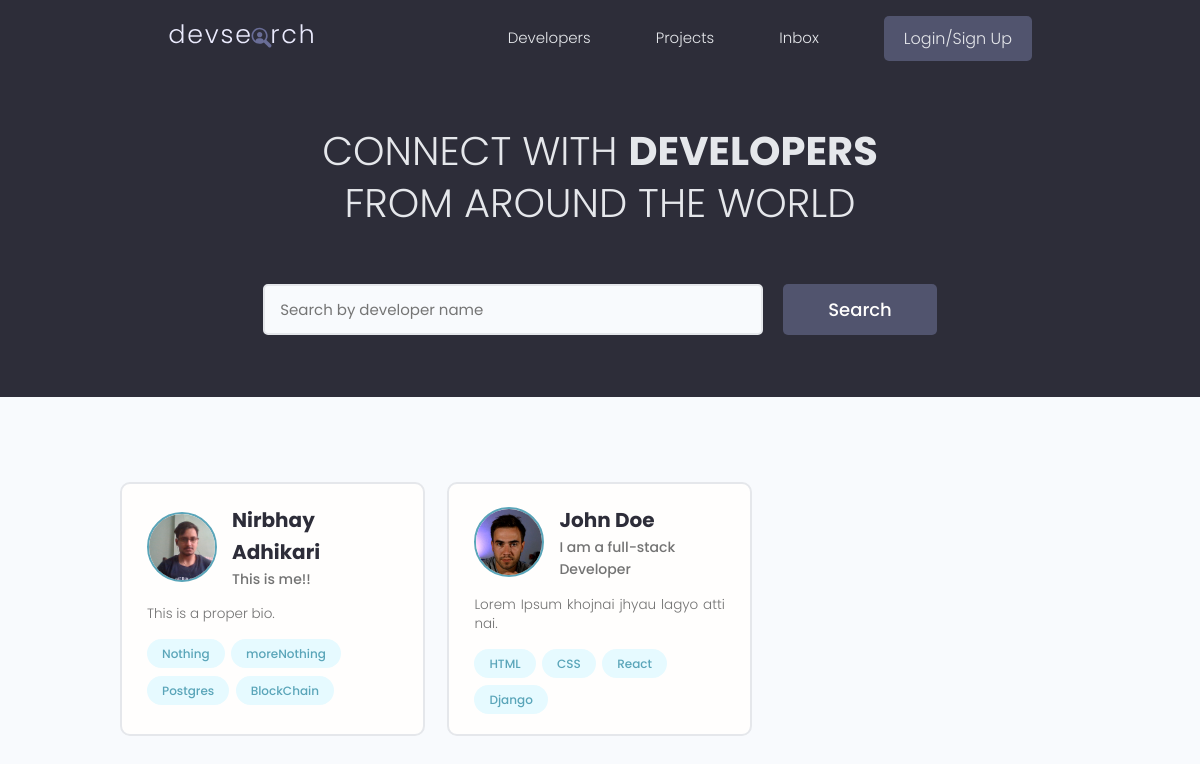
Before: / with the older database file.
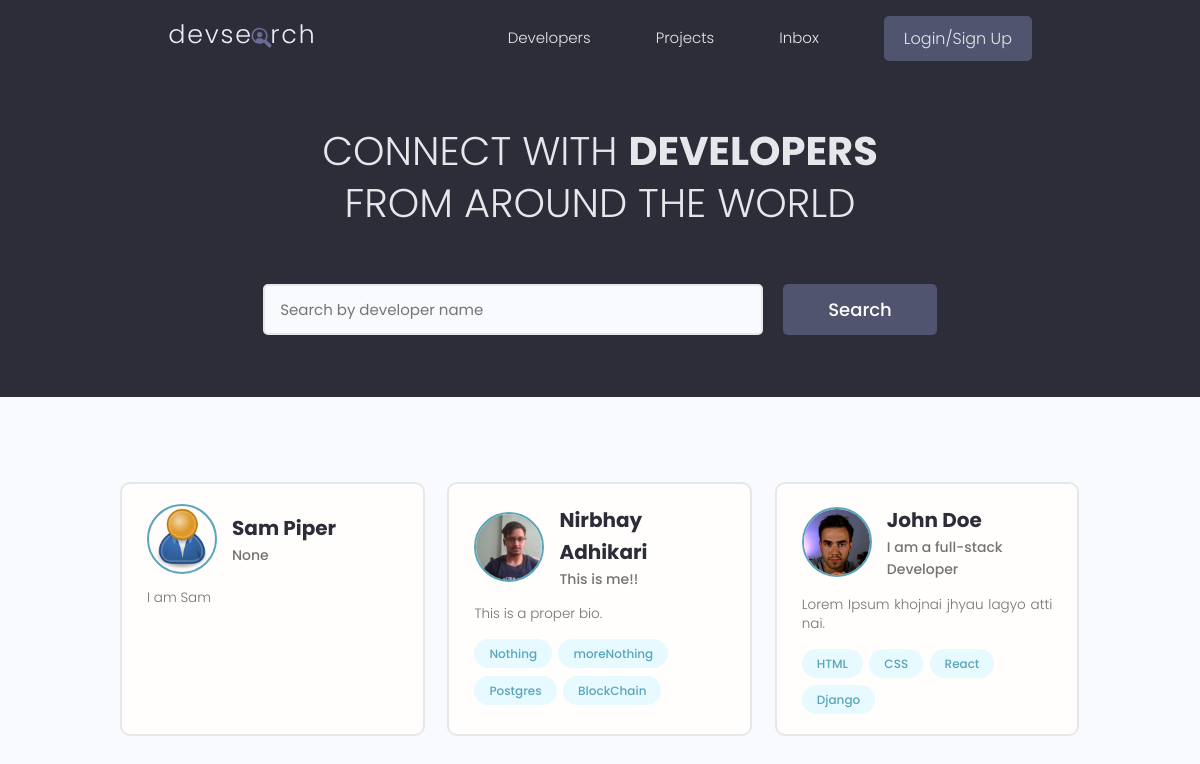
After: the same page with the newer database file.
### users/models.py (models this page shows, shortened)
class Profile(models.Model):
    user= models.OneToOneField(User, on_delete=models.CASCADE, null=True, blank=True)
    name= models.CharField(max_length=200, blank=True, null=True)
    email= models.EmailField(max_length=500, blank=True, null=True)
    username= models.CharField(max_length=200, blank=True, null=True)
    location= models.CharField(max_length=200, blank=True, null=True)
    short_intro=models.CharField(max_length=200, blank=True, null=True)
    bio=models.TextField(blank=True, null=True)
    profile_image=models.ImageField(null=True, blank=True, upload_to= 'profiles/', default='profiles/user-default.png')
    social_github= models.CharField(max_length=200, blank=True, null=True)
    social_twitter= models.CharField(max_length=200, blank=True, null=True)
    social_linkedin= models.CharField(max_length=200, blank=True, null=True)
    social_youtube= models.CharField(max_length=200, blank=True, null=True)
    social_website= models.CharField(max_length=200, blank=True, null=True)
    created= models.DateTimeField(auto_now_add=True)
    id= models.UUIDField(default=uuid.uuid4, unique=True, primary_key=True, editable=False)

class Skill(models.Model):
    owner= models.ForeignKey(Profile, on_delete=models.CASCADE, null=True)
    name= models.CharField(max_length=200, blank=True, null=True)
    description= models.TextField(null=True, blank=True)
    created= models.DateTimeField(auto_now_add=True)
    id= models.UUIDField(default=uuid.uuid4, unique=True, primary_key=True, editable=False)
    def __str__(self):
        return str(self.name)

### users/views.py (the view)
# urls.py: path('', views.profiles, name='profiles'),
def profiles(request):
    profiles, search_query= searchProfiles(request)
    custom_range, profiles= paginateProfiles(request, profiles, 3)
    context={'profiles': profiles, 'search_query':search_query, 'custom_range': custom_range}
    return render(request, 'users/profiles.html', context)

### users/utils.py (called while the page is built)
def paginateProfiles(request, profiles, results):
    page= request.GET.get('page')
    paginator= Paginator(profiles, results)
    try:
        profiles= paginator.page(page)
    except PageNotAnInteger:
        page=1
        profiles= paginator.page(page)
    except EmptyPage:
        page=paginator.num_pages
        profiles= paginator.page(page)
    leftIndex=(int(page)-4)
    if leftIndex<1:
        leftIndex=1
    rightIndex= (int(page) + 5)
    if rightIndex > paginator.num_pages:
        rightIndex = paginator.num_pages + 1
    custom_range=range(leftIndex, rightIndex)
    return custom_range, profiles

def searchProfiles(request):
    search_query=''
    if request.GET.get('search_query'):
        search_query = request.GET.get('search_query')
    skills= Skill.objects.filter(name__icontains=search_query)
    profiles= Profile.objects.distinct().filter(
        Q(name__icontains=search_query) |
        Q(short_intro__icontains=search_query) |
        Q(skill__in=skills)
        )
    return profiles, search_query

### users/templates/users/profiles.html (shortened to what this page needs)
{% extends 'main.html' %}
{% block content %}
  <main class="home">
    <section class="hero-section text-center">
      <div class="container container--narrow">
        <div class="hero-section__box">
          <h2>CONNECT WITH <span>DEVELOPERS</span></h2>
          <h2>FROM AROUND THE WORLD</h2>
        </div>
        <div class="hero-section__search">
          <form id='searchForm' class="form" action="{% url 'profiles' %}" method="get">
            <div class="form__field">
              <input class="input input--text" id="formInput#search" type="text" name="search_query"
              value="{{search_query}}"  placeholder="Search by developer name" />
            </div>
            <input class="btn btn--sub btn--lg" type="submit" value="Search" />
          </form>
        </div>
      </div>
    </section>
    <section class="devlist">
      <div class="container">
        <div class="grid grid--three">
            {% for profile in profiles %}
          <div class="column card">
            <div class="dev">
              <a href="{% url 'user-profile' profile.id %}" class="card__body">
                <div class="dev__profile">
                  <img class="avatar avatar--md" src="{{ profile.profile_image.url }}" >
                  <div class="dev__meta">
                    <h3>{{profile.name}}</h3>
                    <h5>{{profile.short_intro|slice:"150"}}</h5>
                  </div>
                </div>
                <p class="dev__info">
                 {{profile.bio|slice:"150"}} </p>
                <div class="dev__skills">
                    {% for skill in profile.skill_set.all|slice:'5' %}
                  <span class="tag tag--pill tag--main">
                    <small>{{skill}}</small>
                  </span>
{% endfor %}
                </div>
              </a>
            </div>
          </div>
          {% endfor %}
        </div>
      </div>
    </section>
  </main>
{% endblock content %}

Changed rows visible on the page:
added Profile: profile_image (placeholder picture), name "Sam Piper", short_intro "None", bio "I am Sam"
